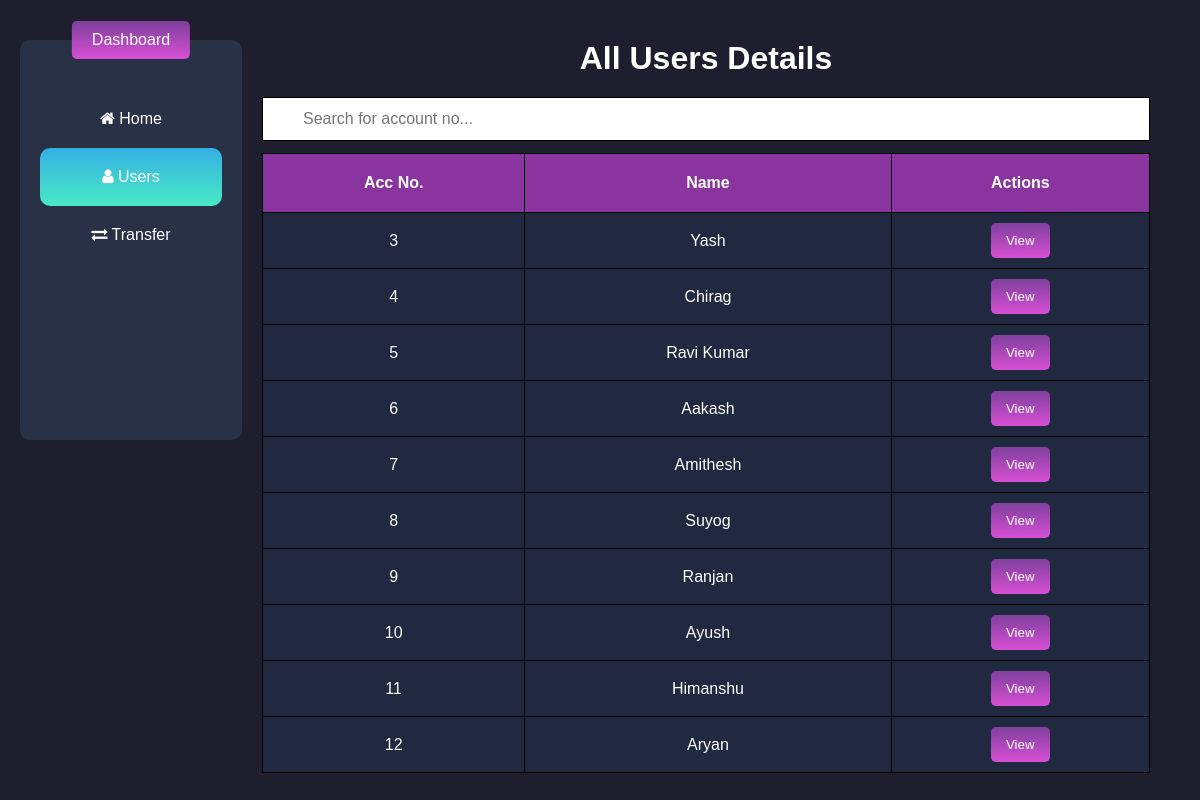
/users/, run on the app's committed database.
### bank/models.py (models this page shows, shortened)
class Customers(models.Model):
    cust_id=models.AutoField
    cust_name=models.CharField(max_length=20)
    cust_email=models.EmailField(max_length=100)
    cust_balance=models.IntegerField()

### bank/views.py (the view)
# urls.py: path('users/',views.users,name="Users"),
def users(request):
    customer=Customers.objects.all()
    return render(request,'users.html',{'customer':customer})

### bank/templates/users.html (shortened to what this page needs)
<!DOCTYPE html>
<html lang="en">
<head>
    <link rel="stylesheet" href="/static/css/index.css">
    <link rel="stylesheet" href="https://cdnjs.cloudflare.com/ajax/libs/font-awesome/4.7.0/css/font-awesome.min.css">
</head>
<body>
    <div class="main-container">
        <div class="dashboard">
            <p class="dashboard-heading">Dashboard</p>
            <ul class="dashboard-details">
                <a href="/">
                    <li><span><i class="fa fa-home" aria-hidden="true"></i></span> Home</li>
                </a>
                <a href="#">
                    <li class="active"><span><i class="fa fa-user" aria-hidden="true"></i></span> Users</li>
                </a>
                <a href="/transfer/">
                    <li><span><i class="fa fa-exchange" aria-hidden="true"></i></span> Transfer</li>
                </a>
            </ul>
        </div>
        <div class="container">
            <h1 class="detail-heading">All Users Details</h1>
            <input type="number" id="myInput" onkeyup="search()" placeholder="Search for account no..." title="Type in a name">
            <table>
                <thead>
                    <tr>
                        <th>Acc No.</th>
                        <th>Name</th>
                        <th>Actions</th>
                    </tr>
                </thead>
                <tbody id="tbody">
                    {% for i in customer %}
                    <tr>
                        <td>{{i.id}}</td>
                        <td>{{i.cust_name}}</td>
                        <td><a href="/profile/{{i.id}}"><button class="view">View</button></a></td>
                    </tr>
                    {% endfor %}
                </tbody>
            </table>
        </div>
    </div>
</body>
</html>

### bank/static/css/index.css (style rules this page uses)
* { box-sizing: border-box; font-family: arial, sans-serif; }
body { margin: 0; padding: 0; background-color: #1E1E2E; }
input[type=number] { -moz-appearance: textfield; }
.main-container { display: flex; flex-direction: row; }
.dashboard { width: 20%; height: 400px; margin: 40px 20px; background-color: #293146; position: relative; border-radius: 10px; }
.dashboard-heading { position: absolute; color: white; background-image: linear-gradient(#7D3F9C, #D750D5); text-align: center; padding: 10px 20px; border-radius: 5px; left: 50%; top: -35px; transform: translate(-50%,0); }
.dashboard-details { padding: 0; margin: 50px 20px; height: 400px; }
.dashboard-details a { text-decoration: none; }
.dashboard-details li { list-style-type: none; text-align: center; padding: 20px 0; border-radius: 10px; color: white; }
.dashboard-details .active { background-image: linear-gradient(#35AFE4, #48EAC4); }
.detail-heading { margin: 20px 0; text-align: center; color: white; }
.container { margin: 20px 50px 20px 0; width: 80%; }
#myInput { width: 100%; font-size: 16px; padding: 12px 20px 12px 40px; border: 1px solid black; margin-bottom: 12px; }
table { width: 100%; border-collapse: collapse; background-color: #202940; color: white; }
td, th { text-align: center; border: 1px solid black; }
td { padding: 10px 0; }
th { padding: 20px 0; }
thead { background-color: #8A359F; }
.view { border: none; padding: 10px 15px; cursor: pointer; background-image: linear-gradient(#7D3F9C, #D750D5); color: white; border-radius: 5px; }

### data on the page
Customers: id "3", cust_name "Yash"
Customers: id "4", cust_name "Chirag"
Customers: id "5", cust_name "Ravi Kumar"
Customers: id "6", cust_name "Aakash"
Customers: id "7", cust_name "Amithesh"
Customers: id "8", cust_name "Suyog"
Customers: id "9", cust_name "Ranjan"
Customers: id "10", cust_name "Ayush"
Customers: id "11", cust_name "Himanshu"
Customers: id "12", cust_name "Aryan"
